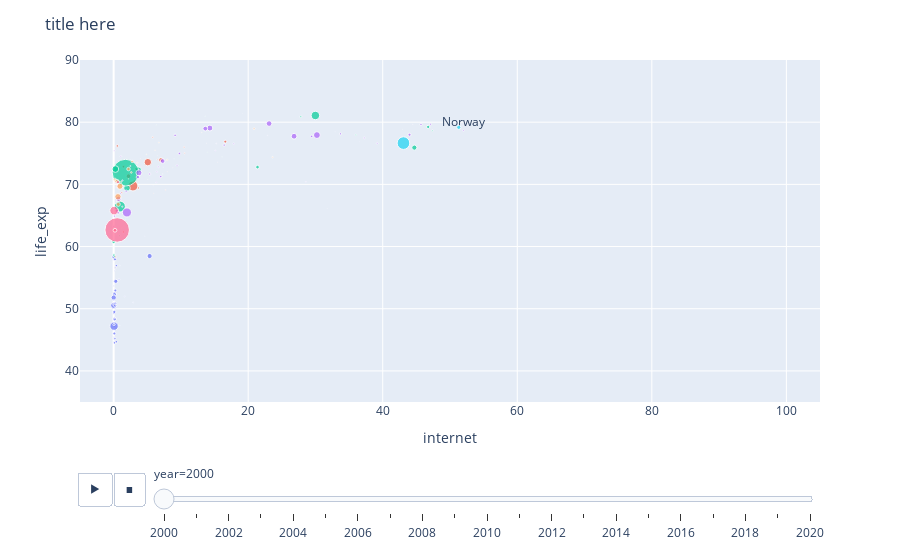

Notebook code cell kept with this figure:
### Markdown cell above
Scatter Plot

### Code cell
def scatterWB(df, countryList, x, y, size, color, xLim, yLim):
    copyFrame = df.copy()
    copyFrame.sort_values(['year'], inplace = True)
    copyFrame['label'] = ''

    for country in countryList:
        copyFrame.loc[copyFrame['country'] == country, 'label'] = country
    
    fig = px.scatter(copyFrame,
                    x = x, # f.e. internet
                    y = y, # f.e. life_exp
                    size = size, # f.e. pop
                    color = color, # f.e. region
                    hover_name = 'country', # f.e. country
                    text = 'label', # f.e. country
                    animation_frame = 'year',
                    animation_group = 'country', # f.e. country
                    range_x = xLim, # adjust range to your data
                    range_y = yLim, # adjust range to your data
    )

    fig.update_traces(textposition = 'top center')

    fig.update_layout(
        xaxis_title = x,
        yaxis_title = y,
        title = 'title here',
        showlegend = False,
    )

    return fig

# Using it:
myFig = scatterWB(dfWB, ['Norway'], x='internet', y='life_exp', size='pop', color='region', xLim=[-5, 105], yLim=[35, 90])
myFig.show()

### Figure 1 — Plotly figure (JSON) as saved in the notebook; plotly's stock layout.template omitted (floating-point values rounded to 4 significant figures)
{"data": [{"hovertemplate": "<b>%{hovertext}</b><br><br>region=Sub-Saharan Africa <br>year=2000<br>internet=%{x}<br>life_exp=%{y}<br>pop=%{marker.size}<br>label=%{text}<extra></extra>", "hovertext": ["Zimbabwe", "Equatorial Guinea", "Sao Tome and Principe", "Rwanda", "Senegal", "Eritrea", "Ghana", "Niger", "Gambia, The", "Nigeria", "Gabon", "Eswatini", "Ethiopia", "Cote d'Ivoire", "Burundi", "Burkina Faso", "Sudan", "Botswana", "Benin", "Togo", "Tanzania", "Cabo Verde", "Comoros", "Congo, Dem. Rep.", "Sierra Leone", "Congo, Rep.", "Seychelles", "Uganda", "Cameroon", "South Sudan", "Central African Republic", "South Africa", "Chad", "Somalia", "Kenya", "Liberia", "Mauritius", "Malawi", "Mali", "Mauritania", "Madagascar", "Mozambique", "Guinea", "Angola", "Guinea-Bissau", "Namibia", "Lesotho", "Zambia"], "ids": ["Zimbabwe", "Equatorial Guinea", "Sao Tome and Principe", "Rwanda", "Senegal", "Eritrea", "Ghana", "Niger", "Gambia, The", "Nigeria", "Gabon", "Eswatini", "Ethiopia", "Cote d'Ivoire", "Burundi", "Burkina Faso", "Sudan", "Botswana", "Benin", "Togo", "Tanzania", "Cabo Verde", "Comoros", "Congo, Dem. Rep.", "Sierra Leone", "Congo, Rep.", "Seychelles", "Uganda", "Cameroon", "South Sudan", "Central African Republic", "South Africa", "Chad", "Somalia", "Kenya", "Liberia", "Mauritius", "Malawi", "Mali", "Mauritania", "Madagascar", "Mozambique", "Guinea", "Angola", "Guinea-Bissau", "Namibia", "Lesotho", "Zambia"], "legendgroup": "Sub-Saharan Africa ", "marker": {"color": "#636efa", "size": [11834676, 684977, 143714, 8109989, 9704287, 2392880, 19665502, 11622665, 1437539, 122851984, 1272935, 1030496, 67031867, 16799670, 6307659, 11882888, 26298773, 1726985, 6998023, 5008035, 34463704, 458251, 536758, 48616317, 4584067, 3134030, 81131, 24020697, 15091594, 6114440, 3759170, 46813266, 8259137, 8721465, 30851606, 2895224, 1186873, 11229387, 11239101, 2695003, 16216431, 17768505, 8336967, 16394062, 1230849, 1819141, 1998630, 9891136], "sizemode": "area", "sizeref": 3527750, "symbol": "circle"}, "mode": "markers+text", "name": "Sub-Saharan Africa ", "orientation": "v", "showlegend": true, "text": ["", "", "", "", "", "", "", "", "", "", "", "", "", "", "", "", "", "", "", "", "", "", "", "", "", "", "", "", "", "", "", "", "", "", "", "", "", "", "", "", "", "", "", "", "", "", "", ""], "textposition": "top center", "type": "scatter", "x": [0.4014, 0.1324, 4.639, 0.06283, 0.404, 0.1367, 0.1536, 0.03626, 0.9218, 0.06408, 1.216, 0.9262, 0.01526, 0.2315, 0.07725, 0.07708, 0.02579, 2.903, 0.2252, 0.8, 0.1172, 1.822, 0.2717, 0.005902, 0.1183, 0.02635, 7.396, 0.1637, 0.2521, null, 0.05339, 5.349, 0.03571, 0.02, 0.3181, 0.0177, 7.282, 0.1268, 0.1425, 0.192, 0.1964, 0.1096, 0.09542, 0.105, 0.2301, 1.645, 0.2118, 0.1911], "xaxis": "x", "y": [44.69, 53.23, 61.66, 47.13, 56.94, 56.11, 58.2, 49.32, 56.94, 47.19, 61.07, 47.26, 50.54, 50.84, 47.51, 50.85, 58.32, 51.01, 56.58, 54.74, 52.36, 68.62, 58.76, 51.78, 45.05, 53.68, 72.78, 48.34, 52.93, 46.03, 45.41, 58.47, 47.44, 50.66, 54.41, 51.36, 71.66, 44.52, 50.54, 61.03, 57.94, 49.49, 52.48, 46.02, 50.12, 51.99, 48.43, 45.23], "yaxis": "y"}, {"hovertemplate": "<b>%{hovertext}</b><br><br>region=Latin America & Caribbean <br>year=2000<br>internet=%{x}<br>life_exp=%{y}<br>pop=%{marker.size}<br>label=%{text}<extra></extra>", "hovertext": ["Aruba", "El Salvador", "Ecuador", "Puerto Rico", "Dominican Republic", "Dominica", "Cuba", "Curacao", "Peru", "Antigua and Barbuda", "Nicaragua", "Argentina", "Panama", "Paraguay", "Uruguay", "Costa Rica", "St. Vincent and the Grenadines", "Suriname", "British Virgin Islands", "Barbados", "Brazil", "Trinidad and Tobago", "Belize", "St. Martin (French part)", "Bolivia", "St. Lucia", "Bahamas, The", "Colombia", "Sint Maarten (Dutch part)", "Chile", "St. Kitts and Nevis", "Turks and Caicos Islands", "Cayman Islands", "Mexico", "Honduras", "Haiti", "Guyana", "Virgin Islands (U.S.)", "Jamaica", "Guatemala", "Grenada", "Venezuela, RB"], "ids": ["Aruba", "El Salvador", "Ecuador", "Puerto Rico", "Dominican Republic", "Dominica", "Cuba", "Curacao", "Peru", "Antigua and Barbuda", "Nicaragua", "Argentina", "Panama", "Paraguay", "Uruguay", "Costa Rica", "St. Vincent and the Grenadines", "Suriname", "British Virgin Islands", "Barbados", "Brazil", "Trinidad and Tobago", "Belize", "St. Martin (French part)", "Bolivia", "St. Lucia", "Bahamas, The", "Colombia", "Sint Maarten (Dutch part)", "Chile", "St. Kitts and Nevis", "Turks and Caicos Islands", "Cayman Islands", "Mexico", "Honduras", "Haiti", "Guyana", "Virgin Islands (U.S.)", "Jamaica", "Guatemala", "Grenada", "Venezuela, RB"], "legendgroup": "Latin America & Caribbean ", "marker": {"color": "#EF553B", "size": [89101, 5958482, 12626507, 3810605, 8540791, 68346, 11105791, 133860, 26654439, 75055, 5123222, 37070774, 3001731, 5123819, 3292224, 3979193, 113813, 478998, 20104, 264657, 175873720, 1332203, 240406, 29610, 8592656, 159500, 325014, 39215135, 30519, 15351799, 45461, 18744, 39658, 97873442, 6656725, 8360225, 759051, 108642, 2612205, 11589761, 107432, 24427729], "sizemode": "area", "sizeref": 3527750, "symbol": "circle"}, "mode": "markers+text", "name": "Latin America & Caribbean ", "orientation": "v", "showlegend": true, "text": ["", "", "", "", "", "", "", "", "", "", "", "", "", "", "", "", "", "", "", "", "", "", "", "", "", "", "", "", "", "", "", "", "", "", "", "", "", "", "", "", "", ""], "textposition": "top center", "type": "scatter", "x": [15.44, 1.177, 1.462, 10.47, 3.705, 8.815, 0.5412, null, 3.076, 6.482, 0.9802, 7.039, 6.555, 0.7476, 10.54, 5.8, 3.245, 2.506, null, 3.974, 2.871, 7.721, 5.964, null, 1.443, 5.09, 8, 2.208, null, 16.6, 5.863, null, null, 5.081, 1.204, 0.2313, 0.6, 13.82, 3.116, 0.7123, 4.064, 3.36], "xaxis": "x", "y": [73.57, 69.86, 72.84, 75.98, 69.42, 72.69, 76.18, 73.03, 70.42, 74.61, 67.23, 73.93, 74.0, 69.75, 75.03, 77.59, 71.38, 65.51, 73.97, 74.09, 69.74, 69.1, 68.56, 76.66, 62.35, 70.77, 72.04, 71.32, 74.51, 76.87, 69.78, 73.58, null, 73.57, 68.66, 58.37, 64.48, 76.62, 70.94, 67.45, 72.78, 72.48], "yaxis": "y"}, {"hovertemplate": "<b>%{hovertext}</b><br><br>region=East Asia & Pacific<br>year=2000<br>internet=%{x}<br>life_exp=%{y}<br>pop=%{marker.size}<br>label=%{text}<extra></extra>", "hovertext": ["Philippines", "Australia", "Samoa", "New Caledonia", "New Zealand", "French Polynesia", "Northern Mariana Islands", "Palau", "Fiji", "Brunei Darussalam", "Tonga", "Thailand", "Timor-Leste", "China", "Singapore", "Solomon Islands", "Tuvalu", "Cambodia", "Papua New Guinea", "Micronesia, Fed. Sts.", "Vietnam", "Hong Kong SAR, China", "Kiribati", "Mongolia", "American Samoa", "Marshall Islands", "Macao SAR, China", "Indonesia", "Japan", "Malaysia", "Myanmar", "Lao PDR", "Korea, Rep.", "Nauru", "Vanuatu", "Guam", "Korea, Dem. People's Rep."], "ids": ["Philippines", "Australia", "Samoa", "New Caledonia", "New Zealand", "French Polynesia", "Northern Mariana Islands", "Palau", "Fiji", "Brunei Darussalam", "Tonga", "Thailand", "Timor-Leste", "China", "Singapore", "Solomon Islands", "Tuvalu", "Cambodia", "Papua New Guinea", "Micronesia, Fed. Sts.", "Vietnam", "Hong Kong SAR, China", "Kiribati", "Mongolia", "American Samoa", "Marshall Islands", "Macao SAR, China", "Indonesia", "Japan", "Malaysia", "Myanmar", "Lao PDR", "Korea, Rep.", "Nauru", "Vanuatu", "Guam", "Korea, Dem. People's Rep."], "legendgroup": "East Asia & Pacific", "marker": {"color": "#00cc96", "size": [77958223, 19028802, 184008, 213230, 3857700, 250927, 80338, 19726, 832509, 333926, 102603, 63066603, 878360, 1262645000, 4027887, 429978, 9638, 12118841, 5508297, 111709, 79001142, 6665000, 88826, 2450979, 58230, 54224, 431896, 214072421, 126843000, 22945150, 45538332, 5430853, 47008111, 10377, 192074, 160188, 23367059], "sizemode": "area", "sizeref": 3527750, "symbol": "circle"}, "mode": "markers+text", "name": "East Asia & Pacific", "orientation": "v", "showlegend": true, "text": ["", "", "", "", "", "", "", "", "", "", "", "", "", "", "", "", "", "", "", "", "", "", "", "", "", "", "", "", "", "", "", "", "", "", "", "", ""], "textposition": "top center", "type": "scatter", "x": [1.982, 46.76, 0.5664, 13.94, 47.38, 6.357, null, null, 1.497, 8.996, 2.434, 3.689, null, 1.776, 36, 0.4813, 5.242, 0.04702, 0.8352, 3.735, 0.2542, 27.83, 1.785, 1.256, null, 1.534, 13.61, 0.9256, 29.99, 21.38, null, 0.111, 44.7, null, 2.108, 16.11, 0], "xaxis": "x", "y": [69.41, 79.23, 70.75, 75.16, 78.64, 79.54, null, 70.49, 66.31, 74.08, 68.98, 72.32, 58.57, 71.88, 77.95, 67.22, 63.5, 58.62, 61.72, 69.77, 72.46, 80.88, 64.41, 62.88, null, 63.27, 80.96, 66.43, 81.08, 72.78, 60.16, 58.38, 75.91, 58.73, 68.97, 74.42, 60.76], "yaxis": "y"}, {"hovertemplate": "<b>%{hovertext}</b><br><br>region=Europe & Central Asia<br>year=2000<br>internet=%{x}<br>life_exp=%{y}<br>pop=%{marker.size}<br>label=%{text}<extra></extra>", "hovertext": ["Poland", "United Kingdom", "Portugal", "Romania", "Russian Federation", "Croatia", "Ukraine", "San Marino", "Cyprus", "Czechia", "Denmark", "Austria", "Estonia", "Germany", "Georgia", "Uzbekistan", "North Macedonia", "France", "Belgium", "Armenia", "Finland", "Norway", "Faroe Islands", "Serbia", "Turkmenistan", "Bulgaria", "Sweden", "Switzerland", "Tajikistan", "Turkiye", "Belarus", "Bosnia and Herzegovina", "Slovenia", "Slovak Republic", "Azerbaijan", "Gibraltar", "Channel Islands", "Spain", "Netherlands", "Greece", "Lithuania", "Hungary", "Kazakhstan", "Liechtenstein", "Moldova", "Monaco", "Andorra", "Iceland", "Luxembourg", "Isle of Man", "Ireland", "Italy", "Montenegro", "Albania", "Latvia", "Greenland", "Kosovo", "Kyrgyz Republic"], "ids": ["Poland", "United Kingdom", "Portugal", "Romania", "Russian Federation", "Croatia", "Ukraine", "San Marino", "Cyprus", "Czechia", "Denmark", "Austria", "Estonia", "Germany", "Georgia", "Uzbekistan", "North Macedonia", "France", "Belgium", "Armenia", "Finland", "Norway", "Faroe Islands", "Serbia", "Turkmenistan", "Bulgaria", "Sweden", "Switzerland", "Tajikistan", "Turkiye", "Belarus", "Bosnia and Herzegovina", "Slovenia", "Slovak Republic", "Azerbaijan", "Gibraltar", "Channel Islands", "Spain", "Netherlands", "Greece", "Lithuania", "Hungary", "Kazakhstan", "Liechtenstein", "Moldova", "Monaco", "Andorra", "Iceland", "Luxembourg", "Isle of Man", "Ireland", "Italy", "Montenegro", "Albania", "Latvia", "Greenland", "Kosovo", "Kyrgyz Republic"], "legendgroup": "Europe & Central Asia", "marker": {"color": "#ab63fa", "size": [38258629, 58892514, 10289898, 22442971, 146596869, 4468302, 49176500, 26823, 948237, 10255063, 5339616, 8011566, 1396985, 82211508, 4077131, 24650400, 2026350, 60921384, 10251250, 3168523, 5176209, 4490967, 45660, 7516346, 4569132, 8170172, 8872109, 7184250, 6272998, 64113547, 9979610, 4179350, 1988925, 5388720, 8048600, 27741, 145306, 40567864, 15925513, 10805808, 3499536, 10210971, 14883626, 33026, 2924668, 32465, 66097, 281205, 436300, 75562, 3805174, 56942108, 604950, 3089027, 2367550, 56200, 1700000, 4898400], "sizemode": "area", "sizeref": 3527750, "symbol": "circle"}, "mode": "markers+text", "name": "Europe & Central Asia", "orientation": "v", "showlegend": true, "text": ["", "", "", "", "", "", "", "", "", "", "", "", "", "", "", "", "", "", "", "", "", "Norway", "", "", "", "", "", "", "", "", "", "", "", "", "", "", "", "", "", "", "", "", "", "", "", "", "", "", "", "", "", "", "", "", "", "", "", ""], "textposition": "top center", "type": "scatter", "x": [7.285, 26.82, 16.43, 3.614, 1.977, 6.645, 0.7162, 48.8, 15.26, 9.781, 39.17, 33.73, 28.58, 30.22, 0.4847, 0.4843, 2.486, 14.31, 29.43, 1.3, 37.25, 52, 32.92, null, 0.1333, 5.371, 45.69, 47.1, 0.0486, 3.762, 1.86, 1.083, 15.11, 9.427, 0.1478, 19.13, null, 13.62, 43.98, 9.139, 6.427, 7.0, 0.6686, 36.52, 1.283, 42.18, 10.54, 44.47, 22.89, null, 17.85, 23.11, null, 0.1141, 6.319, 31.75, null, 1.041], "xaxis": "x", "y": [73.75, 77.74, 76.31, 71.16, 65.48, 72.81, 67.68, null, 76.57, 74.97, 76.59, 78.13, 70.42, 77.93, 69.58, 65.72, 72.95, 79.06, 77.72, 70.62, 77.47, 78.63, 78.44, 71.58, 65.03, 71.66, 79.64, 79.68, 63.26, 71.86, 68.91, 74.5, 75.41, 73.05, 64.89, 81.37, 79.16, 78.97, 77.99, 77.89, 72.02, 71.25, 65.45, 76.83, 66.42, null, null, 79.65, 77.87, 74.72, 76.54, 79.78, 73.82, 75.4, 70.31, 66.1, 74.07, 68.56], "yaxis": "y"}, {"hovertemplate": "<b>%{hovertext}</b><br><br>region=Middle East & North Africa<br>year=2000<br>internet=%{x}<br>life_exp=%{y}<br>pop=%{marker.size}<br>label=%{text}<extra></extra>", "hovertext": ["Egypt, Arab Rep.", "Qatar", "Djibouti", "Saudi Arabia", "United Arab Emirates", "Oman", "Syrian Arab Republic", "Tunisia", "Bahrain", "Jordan", "Yemen, Rep.", "Libya", "Israel", "Algeria", "West Bank and Gaza", "Iraq", "Malta", "Iran, Islamic Rep.", "Lebanon", "Kuwait", "Morocco"], "ids": ["Egypt, Arab Rep.", "Qatar", "Djibouti", "Saudi Arabia", "United Arab Emirates", "Oman", "Syrian Arab Republic", "Tunisia", "Bahrain", "Jordan", "Yemen, Rep.", "Libya", "Israel", "Algeria", "West Bank and Gaza", "Iraq", "Malta", "Iran, Islamic Rep.", "Lebanon", "Kuwait", "Morocco"], "legendgroup": "Middle East & North Africa", "marker": {"color": "#FFA15A", "size": [71371371, 645937, 742033, 21547390, 3275333, 2344253, 16307654, 9893316, 711442, 5056174, 18628700, 5154790, 6289000, 30774621, 2922153, 24628858, 390087, 65544383, 4320642, 1934901, 28554415], "sizemode": "area", "sizeref": 3527750, "symbol": "circle"}, "mode": "markers+text", "name": "Middle East & North Africa", "orientation": "v", "showlegend": true, "text": ["", "", "", "", "", "", "", "", "", "", "", "", "", "", "", "", "", "", "", "", ""], "textposition": "top center", "type": "scatter", "x": [0.6413, 4.864, 0.1945, 2.211, 23.63, 3.52, 0.1817, 2.751, 6.154, 2.623, 0.0825, 0.187, 20.87, 0.4917, 1.111, null, 13.11, 0.9342, 7.953, 6.731, 0.6938], "xaxis": "x", "y": [68.01, 74.83, 56.57, 72.47, 74.38, 73.47, 70.76, 73.69, 75.5, 71.92, 62.59, 70.68, 78.95, 70.48, 70.39, 66.82, 78.35, 69.69, 73.93, 76.72, 66.79], "yaxis": "y"}, {"hovertemplate": "<b>%{hovertext}</b><br><br>region=North America<br>year=2000<br>internet=%{x}<br>life_exp=%{y}<br>pop=%{marker.size}<br>label=%{text}<extra></extra>", "hovertext": ["United States", "Bermuda", "Canada"], "ids": ["United States", "Bermuda", "Canada"], "legendgroup": "North America", "marker": {"color": "#19d3f3", "size": [282162411, 61833, 30685730], "sizemode": "area", "sizeref": 3527750, "symbol": "circle"}, "mode": "markers+text", "name": "North America", "orientation": "v", "showlegend": true, "text": ["", "", ""], "textposition": "top center", "type": "scatter", "x": [43.08, 42.95, 51.3], "xaxis": "x", "y": [76.64, 78.86, 79.17], "yaxis": "y"}, {"hovertemplate": "<b>%{hovertext}</b><br><br>region=South Asia<br>year=2000<br>internet=%{x}<br>life_exp=%{y}<br>pop=%{marker.size}<br>label=%{text}<extra></extra>", "hovertext": ["Pakistan", "Bhutan", "Bangladesh", "Sri Lanka", "Maldives", "India", "Afghanistan", "Nepal"], "ids": ["Pakistan", "Bhutan", "Bangladesh", "Sri Lanka", "Maldives", "India", "Afghanistan", "Nepal"], "legendgroup": "South Asia", "marker": {"color": "#FF6692", "size": [154369924, 587207, 129193327, 18777606, 282507, 1059633675, 19542982, 24559500], "sizemode": "area", "sizeref": 3527750, "symbol": "circle"}, "mode": "markers+text", "name": "South Asia", "orientation": "v", "showlegend": true, "text": ["", "", "", "", "", "", "", ""], "textposition": "top center", "type": "scatter", "x": [null, 0.4009, 0.07104, 0.6474, 2.204, 0.5275, null, 0.2047], "xaxis": "x", "y": [62.1, 62.01, 65.78, 70.36, 70.88, 62.67, 55.3, 62.61], "yaxis": "y"}], "layout": {"legend": {"itemsizing": "constant", "title": {"text": "region"}, "tracegroupgap": 0}, "margin": {"t": 60}, "showlegend": false, "sliders": [{"active": 0, "currentvalue": {"prefix": "year="}, "len": 0.9, "pad": {"b": 10, "t": 60}, "steps": [{"args": [["2000"], {"frame": {"duration": 0, "redraw": false}, "fromcurrent": true, "mode": "immediate", "transition": {"duration": 0, "easing": "linear"}}], "label": "2000", "method": "animate"}, {"args": [["2001"], {"frame": {"duration": 0, "redraw": false}, "fromcurrent": true, "mode": "immediate", "transition": {"duration": 0, "easing": "linear"}}], "label": "2001", "method": "animate"}, {"args": [["2002"], {"frame": {"duration": 0, "redraw": false}, "fromcurrent": true, "mode": "immediate", "transition": {"duration": 0, "easing": "linear"}}], "label": "2002", "method": "animate"}, {"args": [["2003"], {"frame": {"duration": 0, "redraw": false}, "fromcurrent": true, "mode": "immediate", "transition": {"duration": 0, "easing": "linear"}}], "label": "2003", "method": "animate"}, {"args": [["2004"], {"frame": {"duration": 0, "redraw": false}, "fromcurrent": true, "mode": "immediate", "transition": {"duration": 0, "easing": "linear"}}], "label": "2004", "method": "animate"}, {"args": [["2005"], {"frame": {"duration": 0, "redraw": false}, "fromcurrent": true, "mode": "immediate", "transition": {"duration": 0, "easing": "linear"}}], "label": "2005", "method": "animate"}, {"args": [["2006"], {"frame": {"duration": 0, "redraw": false}, "fromcurrent": true, "mode": "immediate", "transition": {"duration": 0, "easing": "linear"}}], "label": "2006", "method": "animate"}, {"args": [["2007"], {"frame": {"duration": 0, "redraw": false}, "fromcurrent": true, "mode": "immediate", "transition": {"duration": 0, "easing": "linear"}}], "label": "2007", "method": "animate"}, {"args": [["2008"], {"frame": {"duration": 0, "redraw": false}, "fromcurrent": true, "mode": "immediate", "transition": {"duration": 0, "easing": "linear"}}], "label": "2008", "method": "animate"}, {"args": [["2009"], {"frame": {"duration": 0, "redraw": false}, "fromcurrent": true, "mode": "immediate", "transition": {"duration": 0, "easing": "linear"}}], "label": "2009", "method": "animate"}, {"args": [["2010"], {"frame": {"duration": 0, "redraw": false}, "fromcurrent": true, "mode": "immediate", "transition": {"duration": 0, "easing": "linear"}}], "label": "2010", "method": "animate"}, {"args": [["2011"], {"frame": {"duration": 0, "redraw": false}, "fromcurrent": true, "mode": "immediate", "transition": {"duration": 0, "easing": "linear"}}], "label": "2011", "method": "animate"}, {"args": [["2012"], {"frame": {"duration": 0, "redraw": false}, "fromcurrent": true, "mode": "immediate", "transition": {"duration": 0, "easing": "linear"}}], "label": "2012", "method": "animate"}, {"args": [["2013"], {"frame": {"duration": 0, "redraw": false}, "fromcurrent": true, "mode": "immediate", "transition": {"duration": 0, "easing": "linear"}}], "label": "2013", "method": "animate"}, {"args": [["2014"], {"frame": {"duration": 0, "redraw": false}, "fromcurrent": true, "mode": "immediate", "transition": {"duration": 0, "easing": "linear"}}], "label": "2014", "method": "animate"}, {"args": [["2015"], {"frame": {"duration": 0, "redraw": false}, "fromcurrent": true, "mode": "immediate", "transition": {"duration": 0, "easing": "linear"}}], "label": "2015", "method": "animate"}, {"args": [["2016"], {"frame": {"duration": 0, "redraw": false}, "fromcurrent": true, "mode": "immediate", "transition": {"duration": 0, "easing": "linear"}}], "label": "2016", "method": "animate"}, {"args": [["2017"], {"frame": {"duration": 0, "redraw": false}, "fromcurrent": true, "mode": "immediate", "transition": {"duration": 0, "easing": "linear"}}], "label": "2017", "method": "animate"}, {"args": [["2018"], {"frame": {"duration": 0, "redraw": false}, "fromcurrent": true, "mode": "immediate", "transition": {"duration": 0, "easing": "linear"}}], "label": "2018", "method": "animate"}, {"args": [["2019"], {"frame": {"duration": 0, "redraw": false}, "fromcurrent": true, "mode": "immediate", "transition": {"duration": 0, "easing": "linear"}}], "label": "2019", "method": "animate"}, {"args": [["2020"], {"frame": {"duration": 0, "redraw": false}, "fromcurrent": true, "mode": "immediate", "transition": {"duration": 0, "easing": "linear"}}], "label": "2020", "method": "animate"}], "x": 0.1, "xanchor": "left", "y": 0, "yanchor": "top"}], "title": {"text": "title here"}, "updatemenus": [{"buttons": [{"args": [null, {"frame": {"duration": 500, "redraw": false}, "fromcurrent": true, "mode": "immediate", "transition": {"duration": 500, "easing": "linear"}}], "label": "&#9654;", "method": "animate"}, {"args": [[null], {"frame": {"duration": 0, "redraw": false}, "fromcurrent": true, "mode": "immediate", "transition": {"duration": 0, "easing": "linear"}}], "label": "&#9724;", "method": "animate"}], "direction": "left", "pad": {"r": 10, "t": 70}, "showactive": false, "type": "buttons", "x": 0.1, "xanchor": "right", "y": 0, "yanchor": "top"}], "xaxis": {"anchor": "y", "domain": [0, 1], "range": [-5, 105], "title": {"text": "internet"}}, "yaxis": {"anchor": "x", "domain": [0, 1], "range": [35, 90], "title": {"text": "life_exp"}}}}
